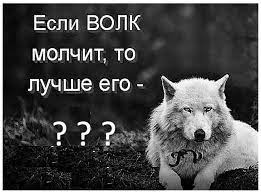
#> input picture завантаження.jpg, 261 x 193 px
$ python les9.30.12.2023.py
#> lines starting #> are read from the running program, lines starting #| are printed output that depends on the picture
from PIL import Image
from PIL import ImageFilter
with Image.open("завантаження.jpg") as pic_original:
#> pic_original is the input picture: PIL image 261x193 RGB; min 0, max 255, mean 73
    print("Розмір:", pic_original.size)
#| Розмір: (261, 193)
    print("Формат:", pic_original.format)
#| Формат: JPEG
    print("Тип:", pic_original.mode)
#| Тип: RGB
    #pic_original.show()
    pic_gray = pic_original.convert('L')
    pic_gray.save("gray.jpg")
    pic_blured = pic_original.filter(ImageFilter.BLUR)
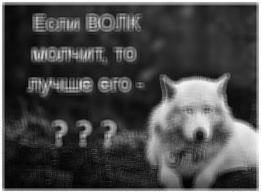
#> pic_blured: PIL image 261x193 RGB; min 1, max 255, mean 74.4
    pic_up = pic_blured.transpose(Image.ROTATE_180)
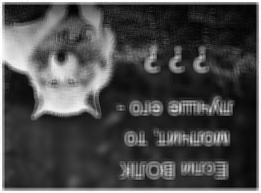
#> pic_up: PIL image 261x193 RGB; min 1, max 255, mean 74.4

    pic_blured.save("blur.jpg")
    pic_up.save("rotate.jpg")

$ run again, with images.jpg copied over завантаження.jpg
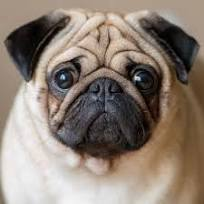
#> input picture images.jpg, 204 x 204 px
#> pic_original is the input picture: PIL image 204x204 RGB; mean R, G, B 140.3, 127, 116
#| Розмір: (204, 204)
#| Формат: JPEG
#| Тип: RGB
#> `pic_gray = pic_original.convert('L')`:
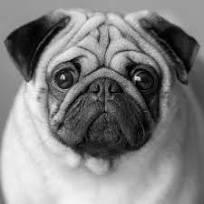
#> pic_gray: PIL image 204x204 L; min 0, max 246, mean 129.7
#> `pic_up = pic_blured.transpose(Image.ROTATE_180)`:
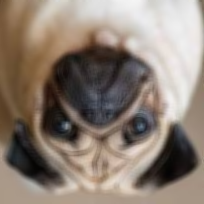
#> pic_up: PIL image 204x204 RGB; mean R, G, B 140.3, 127, 116
